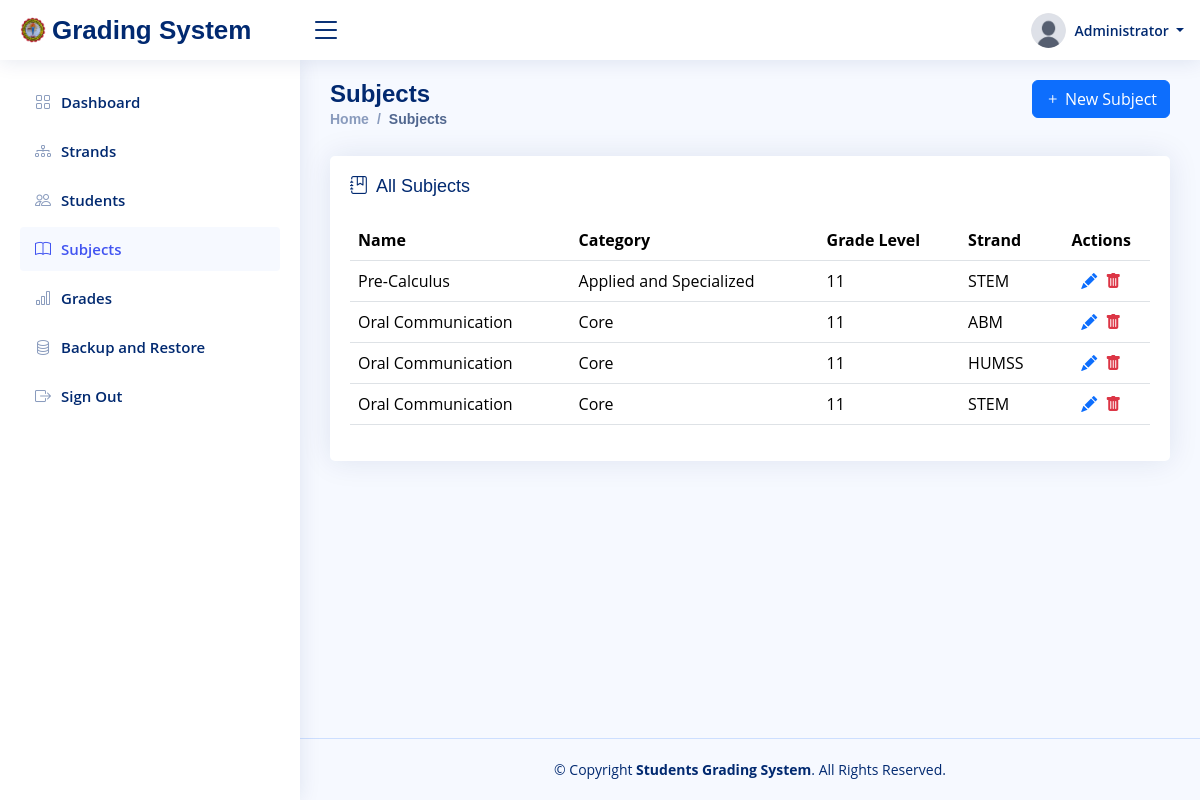
/subjects (signed in), run on an earlier commit of the app's database.
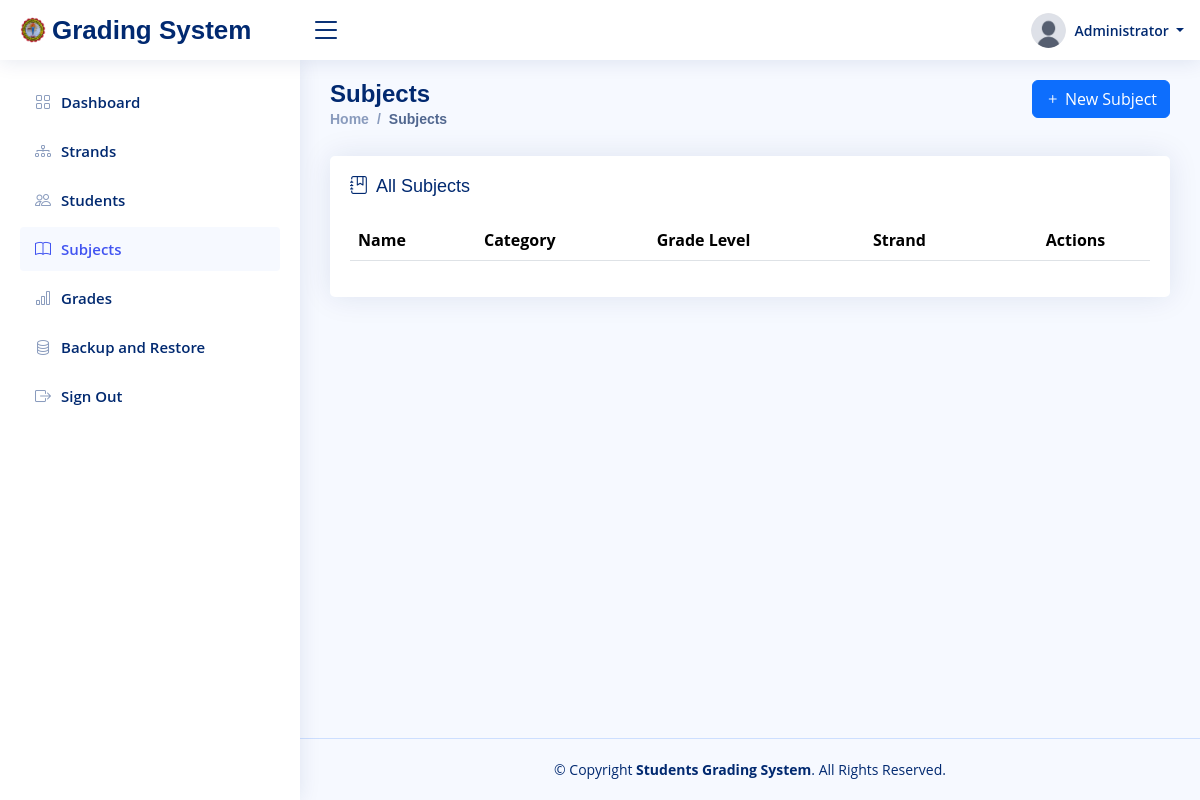
And on a later commit of the database.
### tables this page shows
CREATE TABLE `users` (
  `id` int(11) NOT NULL AUTO_INCREMENT,
  `uuid` varchar(36) NOT NULL,
  `name` varchar(100) NOT NULL,
  `username` varchar(50) NOT NULL,
  `password` varchar(255) NOT NULL,
  `image` varchar(50) NOT NULL,
  `user_type` varchar(20) NOT NULL,
  `created_at` datetime NOT NULL,
  `updated_at` datetime NOT NULL,
  PRIMARY KEY (`id`),
  UNIQUE KEY `uuid` (`uuid`),
  UNIQUE KEY `username` (`username`)
);

CREATE TABLE `subjects` (
  `id` int(11) NOT NULL AUTO_INCREMENT,
  `name` varchar(100) NOT NULL,
  `category` enum('core','applied','specialized') NOT NULL,
  `grade_level` enum('11','12') DEFAULT NULL,
  `strand_id` int(11) DEFAULT NULL,
  `created_at` datetime NOT NULL,
  `updated_at` datetime NOT NULL,
  PRIMARY KEY (`id`),
  KEY `strand_id` (`strand_id`),
  CONSTRAINT `subjects_ibfk_1` FOREIGN KEY (`strand_id`) REFERENCES `strands` (`id`) ON DELETE SET NULL ON UPDATE CASCADE
);

CREATE TABLE `strands` (
  `id` int(11) NOT NULL AUTO_INCREMENT,
  `code` varchar(10) NOT NULL,
  `name` varchar(100) NOT NULL,
  `description` text DEFAULT NULL,
  `created_at` datetime NOT NULL,
  `updated_at` datetime NOT NULL,
  PRIMARY KEY (`id`),
  UNIQUE KEY `code` (`code`)
);

### config/database.php (called while the page is built, shortened)
<?php
class Database
{
    private $host = 'localhost';
    private $dbname = 'u474266573_gms';
    private $username = 'u474266573_user_gms';
    private $password = 'Z;cc#>0h6|Nt';
    private $connection = null;
    public function __construct()
    {
        $this->insert_admin_data();
    }
    private function connect()
    {
        $this->connection = new mysqli($this->host, $this->username, $this->password);
    }
    private function create_database()
    {
        $sql = "CREATE DATABASE IF NOT EXISTS " . $this->dbname;
    }
    private function select_database()
    {
        $this->connection->select_db($this->dbname);
    }
    private function create_users_table()
    {
        $sql = "CREATE TABLE IF NOT EXISTS users (
            id INT(11) AUTO_INCREMENT PRIMARY KEY,
            uuid VARCHAR(36) NOT NULL UNIQUE,
            name VARCHAR(100) NOT NULL,
            username VARCHAR(50) NOT NULL UNIQUE,
            password VARCHAR(255) NOT NULL,
            image VARCHAR(50) NOT NULL,
            user_type VARCHAR(20) NOT NULL,
            created_at DATETIME NOT NULL,
            updated_at DATETIME NOT NULL
        )";
    }
    private function create_students_table()
    {
        $sql = "CREATE TABLE IF NOT EXISTS students (
            id INT(11) AUTO_INCREMENT PRIMARY KEY,
            uuid VARCHAR(36) NOT NULL UNIQUE,
            account_id INT(11) NOT NULL UNIQUE,
            lrn VARCHAR(12) NOT NULL UNIQUE,
            strand_id INT(11) NOT NULL,
            grade_level ENUM('11', '12') NOT NULL,
            section VARCHAR(20) NOT NULL,
            first_name VARCHAR(50) NOT NULL,
            middle_name VARCHAR(50),
            last_name VARCHAR(50) NOT NULL,
            birthday DATE NOT NULL,
            sex ENUM('Male', 'Female') NOT NULL,
            email VARCHAR(100) NOT NULL UNIQUE,
            address VARCHAR(255) NOT NULL,
            created_at DATETIME NOT NULL,
            updated_at DATETIME NOT NULL,
            FOREIGN KEY (strand_id) REFERENCES strands(id)
                ON DELETE RESTRICT
                ON UPDATE CASCADE,
            FOREIGN KEY (account_id) REFERENCES users(id)
                ON DELETE CASCADE
                ON UPDATE CASCADE
        )";
    }
    private function create_strands_table()
    {
        $sql = "CREATE TABLE IF NOT EXISTS strands (
            id INT(11) AUTO_INCREMENT PRIMARY KEY,
            uuid VARCHAR(36) NOT NULL UNIQUE,
            code VARCHAR(10) NOT NULL UNIQUE,
            name VARCHAR(100) NOT NULL,
            description TEXT,
            created_at DATETIME NOT NULL,
            updated_at DATETIME NOT NULL
        )";
    }
    private function create_subjects_table()
    {
        $sql = "CREATE TABLE IF NOT EXISTS subjects (
            id INT(11) AUTO_INCREMENT PRIMARY KEY,
            uuid VARCHAR(36) NOT NULL UNIQUE,
            name VARCHAR(100) NOT NULL,
            category ENUM('core', 'applied and specialized') NOT NULL,
            grade_level ENUM('11', '12'),
            strand_id INT(11),
            created_at DATETIME NOT NULL,
            updated_at DATETIME NOT NULL,
            FOREIGN KEY (strand_id) REFERENCES strands(id)
                ON DELETE SET NULL
                ON UPDATE CASCADE
        )";
    }
    private function create_grades_table()
    {
        $sql = "CREATE TABLE IF NOT EXISTS grades (
            id INT(11) AUTO_INCREMENT PRIMARY KEY,
            uuid VARCHAR(36) NOT NULL UNIQUE,
            student_id INT(11) NOT NULL,
            subject_id INT(11) NOT NULL,
            quarter_1 DECIMAL(5,2),
            quarter_2 DECIMAL(5,2),
            quarter_3 DECIMAL(5,2),
            quarter_4 DECIMAL(5,2),
            final_grade DECIMAL(5,2),
            remarks VARCHAR(20),
            created_at DATETIME NOT NULL,
            updated_at DATETIME NOT NULL,
            UNIQUE(student_id, subject_id), -- Prevent duplicate entries for the same subject
            FOREIGN KEY (student_id) REFERENCES students(id)
                ON DELETE CASCADE
                ON UPDATE CASCADE,
            FOREIGN KEY (subject_id) REFERENCES subjects(id)
                ON DELETE CASCADE
                ON UPDATE CASCADE
        )";
    }
    private function create_logs_table()
    {
        $sql = "CREATE TABLE IF NOT EXISTS logs (
            id INT(11) AUTO_INCREMENT PRIMARY KEY,
            uuid VARCHAR(36) NOT NULL UNIQUE,
            user_id INT(11) NOT NULL,
            activity TEXT NOT NULL,
            created_at DATETIME NOT NULL,
            updated_at DATETIME NOT NULL
        )";
    }
    private function insert_admin_data()
    {
        $is_admin_exists = $this->select_one("users", "id", "1");
    }
    public function select_one($table, $condition_column, $condition_value)
    {
        $sql = "SELECT * FROM $table WHERE $condition_column = ? LIMIT 1";
        $stmt = $this->connection->prepare($sql);
        $stmt->bind_param("s", $condition_value);
        $stmt->execute();
        return $stmt->get_result()->fetch_assoc();
    }
    public function select_all($table, $order_by = null, $direction = 'ASC')
    {
        $sql = "SELECT * FROM $table";
        if ($order_by) {
            $sql .= " ORDER BY $order_by " . strtoupper($direction);
        }
        $result = $this->connection->query($sql);
        return $result->fetch_all(MYSQLI_ASSOC);
    }
}

### views/pages/subjects.php (the view, shortened to what the rows shown need)
<?php include_once "views/pages/templates/header.php" ?>
<main id="main" class="main">
    <div class="pagetitle">
        <div class="row">
            <div class="col-6">
                <h1>Subjects</h1>
                <nav>
                    <ol class="breadcrumb">
                        <li class="breadcrumb-item"><a href="<?= base_url() ?>">Home</a></li>
                        <li class="breadcrumb-item active">Subjects</li>
                    </ol>
                </nav>
            </div>
            <div class="col-6">
                <button class="btn btn-primary float-end" data-bs-toggle="modal" data-bs-target="#new_subject_modal"><i class="bi bi-plus"></i> New Subject</button>
            </div>
        </div>
    </div>
    <section class="section">
        <div class="row">
            <div class="col-lg-12">
                <div class="card">
                    <div class="card-body">
                        <h5 class="card-title">
                            <i class="bi bi-journal-bookmark me-1"></i> All Subjects
                        </h5>
                        <table class="table datatable">
                            <thead>
                                <tr>
                                    <th>Name</th>
                                    <th>Category</th>
                                    <th>Grade Level</th>
                                    <th>Strand</th>
                                    <th class="text-center">Actions</th>
                                </tr>
                            </thead>
                            <tbody>
                                <?php $subjects = $db->select_all("subjects", "id", "DESC") ?>
                                <?php if ($subjects): ?>
                                    <?php foreach ($subjects as $subject): ?>
                                        <?php $strand = $db->select_one("strands", "id", $subject["strand_id"]); ?>
                                        <tr>
                                            <td><?= $subject["name"] ?></td>
                                            <td><?= $subject["category"] == "applied and specialized" ? "Applied and Specialized" : "Core" ?></td>
                                            <td><?= $subject["grade_level"] ?></td>
                                            <td><?= $strand["code"] ?></td>
                                            <td class="text-center">
                                                <i class="bi bi-pencil-fill text-primary me-1 update_subject_btn" role="button" data-id="<?= $subject["id"] ?>"></i>
                                                <i class="bi bi-trash-fill text-danger delete_subject_btn" role="button" data-id="<?= $subject["id"] ?>"></i>
                                            </td>
                                        </tr>
                                    <?php endforeach ?>
                                <?php endif ?>
                            </tbody>
                        </table>
                    </div>
                </div>
            </div>
        </div>
    </section>
</main>
<?php include_once "views/pages/templates/footer.php" ?>

### views/pages/templates/header.php (shortened to what the rows shown need)
<?php
$db = new Database();
$current_page = basename($_SERVER['REQUEST_URI']);
$user_data = $db->select_one("users", "id", $_SESSION["user_id"]);
?>
<!DOCTYPE html>
<html lang="en">
<head>
    <link href="https://cdn.jsdelivr.net/npm/bootstrap-icons@1.10.5/font/bootstrap-icons.css" rel="stylesheet">
    <link href="<?= base_url('public/assets/vendor/bootstrap/css/bootstrap.min.css') ?>" rel="stylesheet">
    <link href="<?= base_url('public/assets/vendor/bootstrap-icons/bootstrap-icons.css') ?>" rel="stylesheet">
    <link href="<?= base_url('public/assets/vendor/simple-datatables/style.css') ?>" rel="stylesheet">
    <link href="<?= base_url('public/assets/vendor/sweetalert2/css/sweetalert2.min.css') ?>" rel="stylesheet">
    <link href="<?= base_url('public/assets/css/style.css?v=1.0') ?>" rel="stylesheet">
</head>
<body>
    <header id="header" class="header fixed-top d-flex align-items-center">
        <div class="d-flex align-items-center justify-content-between">
            <a href="index.html" class="logo d-flex align-items-center">
                <img src="<?= base_url('public/assets/img/logo.png') ?>" alt="">
                <span class="d-none d-lg-block">Grading System</span>
            </a>
            <i class="bi bi-list toggle-sidebar-btn"></i>
        </div>
        <nav class="header-nav ms-auto">
            <ul class="d-flex align-items-center">
                <li class="nav-item dropdown pe-3">
                    <a class="nav-link nav-profile d-flex align-items-center pe-0" href="#" data-bs-toggle="dropdown" aria-label="User profile dropdown">
                        <img src="<?= base_url('public/assets/img/uploads/' . $user_data['image']) ?>" alt="Profile" class="rounded-circle" style="width: 35px; height: 35px;">
                        <span class="d-none d-md-block dropdown-toggle ps-2">
                            <?= $_SESSION["user_type"] !== "admin" ? get_initials($teacher_student_data["first_name"]) . " " . $teacher_student_data["last_name"] : $user_data["name"] ?>
                        </span>
                    </a>
                </li>
            </ul>
        </nav>
    </header>
    <aside id="sidebar" class="sidebar">
        <ul class="sidebar-nav" id="sidebar-nav">
            <?php if ($_SESSION["user_type"] == "admin"): ?>
                <li class="nav-item">
                    <a class="nav-link <?= $current_page != "dashboard" ? "collapsed" : null ?>" href="dashboard">
                        <i class="bi bi-grid"></i>
                        <span>Dashboard</span>
                    </a>
                </li>
                <li class="nav-item">
                    <a class="nav-link <?= $current_page != "strands" ? "collapsed" : null ?>" href="strands">
                        <i class="bi bi-diagram-3"></i>
                        <span>Strands</span>
                    </a>
                </li>
                <li class="nav-item">
                    <a class="nav-link <?= $current_page != "students" ? "collapsed" : null ?>" href="students">
                        <i class="bi bi-people"></i>
                        <span>Students</span>
                    </a>
                </li>
                <li class="nav-item">
                    <a class="nav-link <?= $current_page != "subjects" ? "collapsed" : null ?>" href="subjects">
                        <i class="bi bi-book"></i>
                        <span>Subjects</span>
                    </a>
                </li>
                <li class="nav-item">
                    <a class="nav-link <?= $current_page != "grades" ? "collapsed" : null ?>" href="grades">
                        <i class="bi bi-bar-chart"></i>
                        <span>Grades</span>
                    </a>
                </li>
                <li class="nav-item">
                    <a class="nav-link <?= $current_page != "backup_and_restore" ? "collapsed" : null ?>" href="backup_and_restore">
                        <i class="bi bi-database"></i>
                        <span>Backup and Restore</span>
                    </a>
                </li>
            <?php endif ?>
            <li class="nav-item">
                <a class="nav-link collapsed logout" href="javascript:void(0)">
                    <i class="bi bi-box-arrow-right"></i>
                    <span>Sign Out</span>
                </a>
            </li>
        </ul>
    </aside>

What changed in the data, as far as the page shows it:
removed subjects: name "Pre-Calculus", shows "Applied and Specialized", grade_level "11", strand.code "STEM"
removed subjects: name "Oral Communication", category "Core", grade_level "11", strand.code "ABM"
removed subjects: name "Oral Communication", category "Core", grade_level "11", strand.code "HUMSS"
removed subjects: name "Oral Communication", category "Core", grade_level "11", strand.code "STEM"
